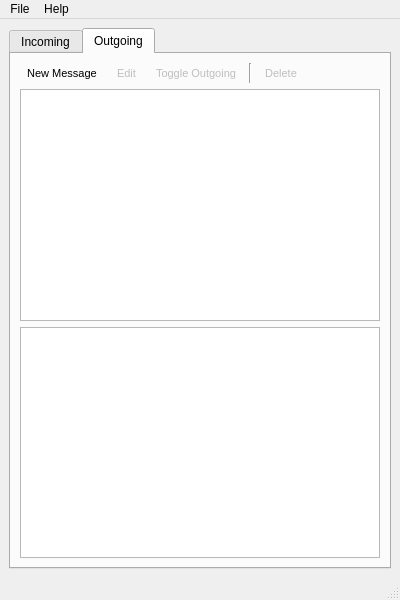
<?xml version="1.0" encoding="UTF-8"?>
<ui version="4.0">
 <class>FluidNexus</class>
 <widget class="QMainWindow" name="FluidNexus">
  <property name="geometry">
   <rect>
    <x>0</x>
    <y>0</y>
    <width>400</width>
    <height>600</height>
   </rect>
  </property>
  <property name="windowTitle">
   <string>Fluid Nexus</string>
  </property>
  <property name="windowIcon">
   <iconset resource="res/FluidNexus.qrc">
    <normaloff>:/icons/icons/fluid_nexus_icon.png</normaloff>:/icons/icons/fluid_nexus_icon.png</iconset>
  </property>
  <widget class="QWidget" name="centralwidget">
   <layout class="QVBoxLayout" name="verticalLayout_3">
    <item>
     <layout class="QGridLayout" name="gridLayout">
      <item row="0" column="0">
       <widget class="QTabWidget" name="tabWidget">
        <property name="currentIndex">
         <number>1</number>
        </property>
        <widget class="QWidget" name="incomingTab">
         <attribute name="title">
          <string>Incoming</string>
         </attribute>
         <layout class="QVBoxLayout" name="verticalLayout">
          <item>
           <layout class="QGridLayout" name="gridLayout_2">
            <item row="2" column="0">
             <widget class="QPlainTextEdit" name="incomingMessageText">
              <property name="readOnly">
               <bool>true</bool>
              </property>
             </widget>
            </item>
            <item row="0" column="0">
             <layout class="QHBoxLayout" name="horizontalLayout">
              <item>
               <widget class="QToolButton" name="deleteIncomingButton">
                <property name="font">
                 <font>
                  <pointsize>8</pointsize>
                 </font>
                </property>
                <property name="text">
                 <string>Delete</string>
                </property>
                <property name="icon">
                 <iconset resource="res/FluidNexus.qrc">
                  <normaloff>:/icon32x32/icons/32x32/menu_delete.png</normaloff>:/icon32x32/icons/32x32/menu_delete.png</iconset>
                </property>
                <property name="iconSize">
                 <size>
                  <width>32</width>
                  <height>32</height>
                 </size>
                </property>
                <property name="toolButtonStyle">
                 <enum>Qt::ToolButtonTextUnderIcon</enum>
                </property>
                <property name="autoRaise">
                 <bool>true</bool>
                </property>
               </widget>
              </item>
              <item>
               <spacer name="horizontalSpacer_2">
                <property name="orientation">
                 <enum>Qt::Horizontal</enum>
                </property>
                <property name="sizeHint" stdset="0">
                 <size>
                  <width>40</width>
                  <height>20</height>
                 </size>
                </property>
               </spacer>
              </item>
             </layout>
            </item>
            <item row="1" column="0">
             <widget class="QTreeView" name="incomingMessagesList">
              <property name="rootIsDecorated">
               <bool>true</bool>
              </property>
              <property name="uniformRowHeights">
               <bool>true</bool>
              </property>
              <property name="sortingEnabled">
               <bool>true</bool>
              </property>
             </widget>
            </item>
           </layout>
          </item>
         </layout>
        </widget>
        <widget class="QWidget" name="outgoingTab">
         <attribute name="title">
          <string>Outgoing</string>
         </attribute>
         <layout class="QVBoxLayout" name="verticalLayout_2">
          <item>
           <layout class="QGridLayout" name="gridLayout_3">
            <item row="2" column="0">
             <widget class="QPlainTextEdit" name="outgoingMessageText">
              <property name="readOnly">
               <bool>true</bool>
              </property>
             </widget>
            </item>
            <item row="0" column="0">
             <layout class="QHBoxLayout" name="horizontalLayout_3">
              <item>
               <widget class="QToolButton" name="newMessageButton">
                <property name="font">
                 <font>
                  <pointsize>8</pointsize>
                 </font>
                </property>
                <property name="text">
                 <string>New Message</string>
                </property>
                <property name="icon">
                 <iconset resource="res/FluidNexus.qrc">
                  <normaloff>:/icon32x32/icons/32x32/menu_add.png</normaloff>:/icon32x32/icons/32x32/menu_add.png</iconset>
                </property>
                <property name="iconSize">
                 <size>
                  <width>32</width>
                  <height>32</height>
                 </size>
                </property>
                <property name="toolButtonStyle">
                 <enum>Qt::ToolButtonTextUnderIcon</enum>
                </property>
                <property name="autoRaise">
                 <bool>true</bool>
                </property>
               </widget>
              </item>
              <item>
               <widget class="QToolButton" name="editMessageButton">
                <property name="enabled">
                 <bool>false</bool>
                </property>
                <property name="font">
                 <font>
                  <pointsize>8</pointsize>
                 </font>
                </property>
                <property name="text">
                 <string>Edit</string>
                </property>
                <property name="icon">
                 <iconset resource="res/FluidNexus.qrc">
                  <normaloff>:/icon32x32/icons/32x32/menu_edit.png</normaloff>:/icon32x32/icons/32x32/menu_edit.png</iconset>
                </property>
                <property name="iconSize">
                 <size>
                  <width>32</width>
                  <height>32</height>
                 </size>
                </property>
                <property name="toolButtonStyle">
                 <enum>Qt::ToolButtonTextUnderIcon</enum>
                </property>
                <property name="autoRaise">
                 <bool>true</bool>
                </property>
               </widget>
              </item>
              <item>
               <widget class="QToolButton" name="toggleOutgoingButton">
                <property name="enabled">
                 <bool>false</bool>
                </property>
                <property name="font">
                 <font>
                  <pointsize>8</pointsize>
                 </font>
                </property>
                <property name="text">
                 <string>Toggle Outgoing</string>
                </property>
                <property name="icon">
                 <iconset resource="res/FluidNexus.qrc">
                  <normaloff>:/icon32x32/icons/32x32/menu_enable_outgoing.png</normaloff>:/icon32x32/icons/32x32/menu_enable_outgoing.png</iconset>
                </property>
                <property name="iconSize">
                 <size>
                  <width>32</width>
                  <height>32</height>
                 </size>
                </property>
                <property name="toolButtonStyle">
                 <enum>Qt::ToolButtonTextUnderIcon</enum>
                </property>
                <property name="autoRaise">
                 <bool>true</bool>
                </property>
               </widget>
              </item>
              <item>
               <widget class="Line" name="line">
                <property name="orientation">
                 <enum>Qt::Vertical</enum>
                </property>
               </widget>
              </item>
              <item>
               <widget class="QToolButton" name="deleteOutgoingButton">
                <property name="enabled">
                 <bool>false</bool>
                </property>
                <property name="font">
                 <font>
                  <pointsize>8</pointsize>
                 </font>
                </property>
                <property name="text">
                 <string>Delete</string>
                </property>
                <property name="icon">
                 <iconset resource="res/FluidNexus.qrc">
                  <normaloff>:/icon32x32/icons/32x32/menu_delete.png</normaloff>:/icon32x32/icons/32x32/menu_delete.png</iconset>
                </property>
                <property name="iconSize">
                 <size>
                  <width>32</width>
                  <height>32</height>
                 </size>
                </property>
                <property name="toolButtonStyle">
                 <enum>Qt::ToolButtonTextUnderIcon</enum>
                </property>
                <property name="autoRaise">
                 <bool>true</bool>
                </property>
               </widget>
              </item>
              <item>
               <spacer name="horizontalSpacer">
                <property name="orientation">
                 <enum>Qt::Horizontal</enum>
                </property>
                <property name="sizeHint" stdset="0">
                 <size>
                  <width>40</width>
                  <height>20</height>
                 </size>
                </property>
               </spacer>
              </item>
             </layout>
            </item>
            <item row="1" column="0">
             <widget class="QTreeView" name="outgoingMessagesList">
              <property name="sortingEnabled">
               <bool>true</bool>
              </property>
              <property name="allColumnsShowFocus">
               <bool>true</bool>
              </property>
              <property name="expandsOnDoubleClick">
               <bool>false</bool>
              </property>
             </widget>
            </item>
           </layout>
          </item>
         </layout>
        </widget>
       </widget>
      </item>
     </layout>
    </item>
   </layout>
  </widget>
  <widget class="QMenuBar" name="menubar">
   <property name="geometry">
    <rect>
     <x>0</x>
     <y>0</y>
     <width>400</width>
     <height>25</height>
    </rect>
   </property>
   <widget class="QMenu" name="menuFile">
    <property name="title">
     <string>File</string>
    </property>
    <addaction name="actionNewMessage"/>
    <addaction name="separator"/>
    <addaction name="actionQuit"/>
   </widget>
   <widget class="QMenu" name="menuHelp">
    <property name="title">
     <string>Help</string>
    </property>
    <addaction name="actionAbout"/>
   </widget>
   <addaction name="menuFile"/>
   <addaction name="menuHelp"/>
  </widget>
  <widget class="QStatusBar" name="statusbar"/>
  <action name="actionNewMessage">
   <property name="icon">
    <iconset resource="res/FluidNexus.qrc">
     <normaloff>:/icon32x32/icons/32x32/menu_add.png</normaloff>:/icon32x32/icons/32x32/menu_add.png</iconset>
   </property>
   <property name="text">
    <string>New message</string>
   </property>
   <property name="toolTip">
    <string>Create new message</string>
   </property>
  </action>
  <action name="actionQuit">
   <property name="text">
    <string>Quit</string>
   </property>
  </action>
  <action name="actionAbout">
   <property name="text">
    <string>About...</string>
   </property>
  </action>
  <action name="actionDelete">
   <property name="icon">
    <iconset resource="res/FluidNexus.qrc">
     <normaloff>:/icon32x32/icons/32x32/menu_delete.png</normaloff>:/icon32x32/icons/32x32/menu_delete.png</iconset>
   </property>
   <property name="text">
    <string>Delete</string>
   </property>
   <property name="toolTip">
    <string>Delete Message</string>
   </property>
  </action>
 </widget>
 <resources>
  <include location="res/FluidNexus.qrc"/>
 </resources>
 <connections>
  <connection>
   <sender>newMessageButton</sender>
   <signal>clicked()</signal>
   <receiver>FluidNexus</receiver>
   <slot>showNewMessageWindow()</slot>
   <hints>
    <hint type="sourcelabel">
     <x>86</x>
     <y>95</y>
    </hint>
    <hint type="destinationlabel">
     <x>4</x>
     <y>136</y>
    </hint>
   </hints>
  </connection>
  <connection>
   <sender>actionQuit</sender>
   <signal>triggered()</signal>
   <receiver>FluidNexus</receiver>
   <slot>mainWindowDestroyed()</slot>
   <hints>
    <hint type="sourcelabel">
     <x>-1</x>
     <y>-1</y>
    </hint>
    <hint type="destinationlabel">
     <x>199</x>
     <y>299</y>
    </hint>
   </hints>
  </connection>
  <connection>
   <sender>toggleOutgoingButton</sender>
   <signal>clicked()</signal>
   <receiver>FluidNexus</receiver>
   <slot>toggleOutgoingMessage()</slot>
   <hints>
    <hint type="sourcelabel">
     <x>179</x>
     <y>106</y>
    </hint>
    <hint type="destinationlabel">
     <x>3</x>
     <y>75</y>
    </hint>
   </hints>
  </connection>
  <connection>
   <sender>deleteIncomingButton</sender>
   <signal>clicked()</signal>
   <receiver>FluidNexus</receiver>
   <slot>deleteIncomingMessage()</slot>
   <hints>
    <hint type="sourcelabel">
     <x>54</x>
     <y>102</y>
    </hint>
    <hint type="destinationlabel">
     <x>3</x>
     <y>112</y>
    </hint>
   </hints>
  </connection>
  <connection>
   <sender>incomingMessagesList</sender>
   <signal>clicked(QModelIndex)</signal>
   <receiver>FluidNexus</receiver>
   <slot>incomingMessageClicked(QModelIndex)</slot>
   <hints>
    <hint type="sourcelabel">
     <x>177</x>
     <y>226</y>
    </hint>
    <hint type="destinationlabel">
     <x>3</x>
     <y>214</y>
    </hint>
   </hints>
  </connection>
  <connection>
   <sender>outgoingMessagesList</sender>
   <signal>clicked(QModelIndex)</signal>
   <receiver>FluidNexus</receiver>
   <slot>outgoingMessageClicked(QModelIndex)</slot>
   <hints>
    <hint type="sourcelabel">
     <x>187</x>
     <y>218</y>
    </hint>
    <hint type="destinationlabel">
     <x>2</x>
     <y>260</y>
    </hint>
   </hints>
  </connection>
  <connection>
   <sender>outgoingMessagesList</sender>
   <signal>doubleClicked(QModelIndex)</signal>
   <receiver>FluidNexus</receiver>
   <slot>outgoingMessageClicked(QModelIndex)</slot>
   <hints>
    <hint type="sourcelabel">
     <x>139</x>
     <y>207</y>
    </hint>
    <hint type="destinationlabel">
     <x>5</x>
     <y>207</y>
    </hint>
   </hints>
  </connection>
  <connection>
   <sender>FluidNexus</sender>
   <signal>destroyed()</signal>
   <receiver>FluidNexus</receiver>
   <slot>mainWindowDestroyed()</slot>
   <hints>
    <hint type="sourcelabel">
     <x>199</x>
     <y>299</y>
    </hint>
    <hint type="destinationlabel">
     <x>199</x>
     <y>299</y>
    </hint>
   </hints>
  </connection>
  <connection>
   <sender>outgoingMessagesList</sender>
   <signal>activated(QModelIndex)</signal>
   <receiver>FluidNexus</receiver>
   <slot>outgoingMessageItemActivated(QModelIndex)</slot>
   <hints>
    <hint type="sourcelabel">
     <x>252</x>
     <y>205</y>
    </hint>
    <hint type="destinationlabel">
     <x>399</x>
     <y>267</y>
    </hint>
   </hints>
  </connection>
  <connection>
   <sender>deleteOutgoingButton</sender>
   <signal>clicked()</signal>
   <receiver>FluidNexus</receiver>
   <slot>deleteOutgoingMessage()</slot>
   <hints>
    <hint type="sourcelabel">
     <x>321</x>
     <y>109</y>
    </hint>
    <hint type="destinationlabel">
     <x>395</x>
     <y>163</y>
    </hint>
   </hints>
  </connection>
  <connection>
   <sender>editMessageButton</sender>
   <signal>clicked()</signal>
   <receiver>FluidNexus</receiver>
   <slot>editOutgoingMessage()</slot>
   <hints>
    <hint type="sourcelabel">
     <x>146</x>
     <y>103</y>
    </hint>
    <hint type="destinationlabel">
     <x>397</x>
     <y>111</y>
    </hint>
   </hints>
  </connection>
 </connections>
 <slots>
  <slot>incomingMessageClicked(QModelIndex)</slot>
  <slot>showNewMessageWindow()</slot>
  <slot>outgoingMessageClicked(QModelIndex)</slot>
  <slot>outgoingMessageItemActivated(QModelIndex)</slot>
  <slot>deleteOutgoingMessage()</slot>
  <slot>toggleOutgoingMessage()</slot>
  <slot>tabSelected(QString)</slot>
  <slot>mainWindowDestroyed()</slot>
  <slot>outgoingMessageDoubleClicked(QModelIndex)</slot>
  <slot>deleteIncomingMessage()</slot>
  <slot>editOutgoingMessage()</slot>
 </slots>
</ui>
